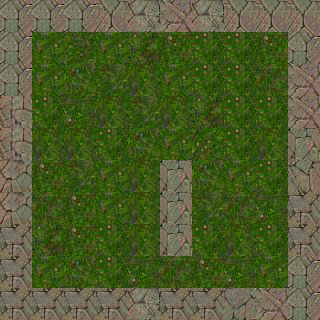

This is a level from a 2D game, rendered from its Tiled map with the project's own tilesets. A one-line summary and the map file follow, with tile-layer data summarised:
An orthogonal 10x10 tile map with 32x32 px tiles, 1 tile layer (Capa de Patrones 1), 2 tilesets.

<map version="1.0" orientation="orthogonal" renderorder="right-down" width="10" height="10" tilewidth="32" tileheight="32">
 <tileset firstgid="1" name="grass" tilewidth="32" tileheight="32">
  <image source="grass.png" width="128" height="128" />
  <tile id="6">
   <properties>
    <property name="blocked" value="true" />
   </properties>
  </tile>
 </tileset>
 <tileset firstgid="17" name="rocks" tilewidth="32" tileheight="32">
  <image source="rocks.png" width="128" height="128" />
 </tileset>
 <layer name="Capa de Patrones 1" width="10" height="10">
  <data>[100 cells, 100 non-empty, 21 distinct tile ids]</data>
 </layer>
</map>
